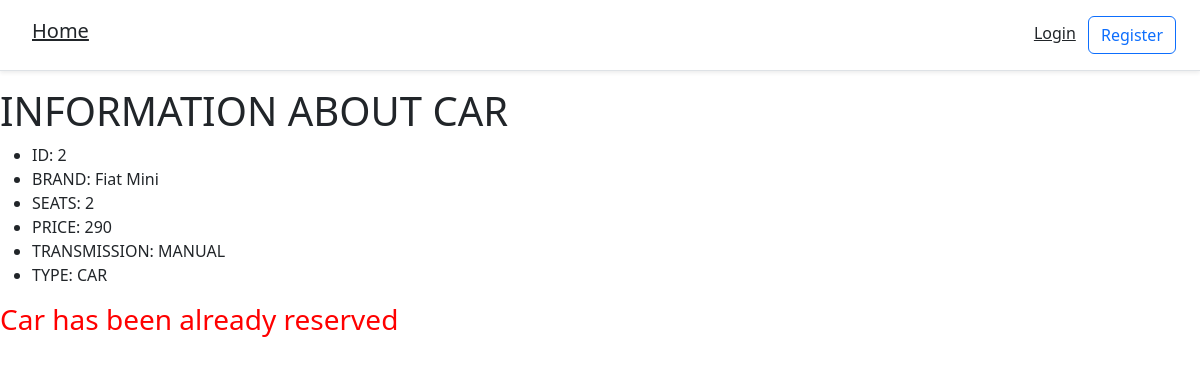
Screenshot of /auta/2 with the database file from the repository.
### rezerwacje/models.py (models this page shows, shortened)
class Auto(models.Model):
    TRANSMISSION_CHOICES = [("AUTOMATIC", "automatic"), ("MANUAL", "manual"), ("BOTH", "both")]
    TYPE_CHOICES = [("CAR", "car"), ("VANS&TRUCKS", "vans&trucks"), ("PREMIUM", "premium")]
    seats = models.PositiveSmallIntegerField()
    price = models.PositiveSmallIntegerField()
    brand = models.CharField(max_length=25)
    transmission = models.CharField(max_length=16, choices=TRANSMISSION_CHOICES, default="BOTH")
    type = models.CharField(max_length=16, choices=TYPE_CHOICES, default="CAR")
    @property
    def is_reserved(self):
        try:
            rez = self.rezerwacja
        except Rezerwacja.DoesNotExist:
            return False
        else:
            return True
        return rez is not None

### rezerwacje/views.py (the view)
# urls.py: path('<int:pk>', AutoDetailView.as_view(), name="details")
class AutoDetailView(DetailView):
    model = Auto
    template_name = "detail.html"

### rezerwacje/templates/detail.html (shortened to what this page needs)
<!DOCTYPE html>
{% load static %}
<html lang="en">
<head>
    <link rel="stylesheet" href="{% static 'bootstrap/css/bootstrap.min.css' %}">
</head>
<body>
{% load bootstrap5 %}
{% include 'header.html' %}
<h1> INFORMATION ABOUT CAR </h1>
<ul>
    <li>ID: {{ object.id }}</li>
    <li>BRAND: {{ object.brand }}</li>
    <li>SEATS: {{ object.seats}}</li>
    <li>PRICE: {{ object.price}}</li>
    <li>TRANSMISSION: {{ object.transmission}}</li>
    <li>TYPE: {{ object.type}}</li>
</ul>
{% if not object.is_reserved %}
<form action="{% url 'reserve' auto.id %}">
     {% csrf_token %}
    <input type="submit" value="reserve">
</form>
{% else %}
<h3 style="color:red">Car has been already reserved</h3>
</body>
{% endif %}
</html>

### rows the page displays
Auto: id "2", brand "Fiat Mini", seats "2", price "290", transmission "MANUAL", type "CAR"
